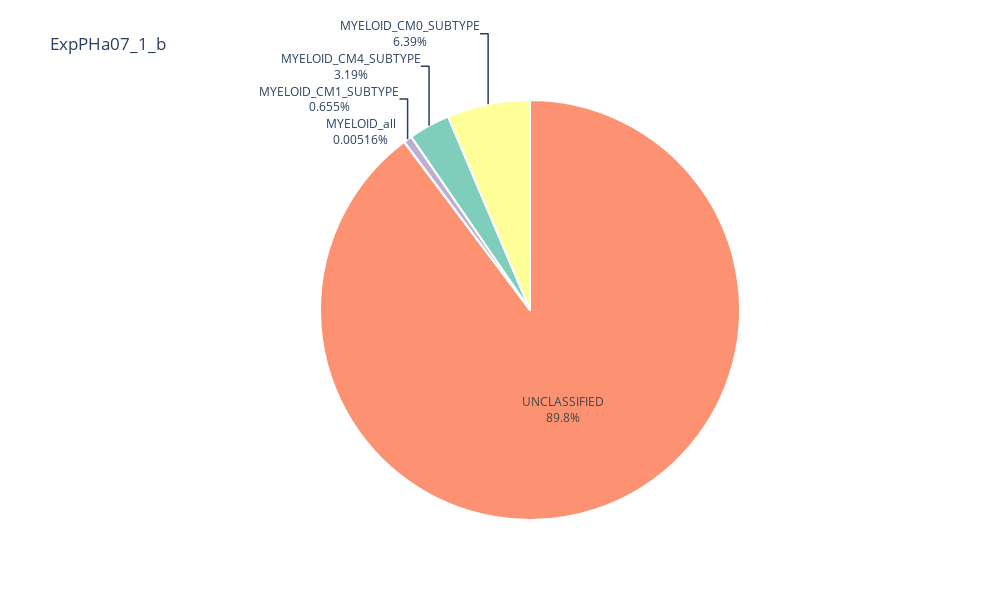

Source (notebook cell):
### Code cell
d = data.loc[data['Image_Location'] == 'ExpPHa07_1_b']
d.groupby('Classification').size()

colors = ['#fc9272','#ffff99', '#7fcdbb', '#beaed4', '#7fc97f']
labels = d['Classification'].unique()
values = d['Classification'].value_counts(dropna=False)

fig = go.Pie(labels=labels, values=values, marker=dict(colors=colors, line=dict(color='#FFF', width=2)),
               domain={'x': [0.0, 1], 'y': [0.0, 1]}, showlegend=False, name='Count of Cell types', textinfo='label+percent')
    

layout = go.Layout(height = 600,
                   width = 1000,
                   autosize = False,
                   title = 'ExpPHa07_1_b')




fig = go.Figure(data = fig, layout = layout)
fig

### Figure 1 — Plotly figure (JSON) as saved in the notebook; plotly's stock layout.template omitted (floating-point values rounded to 4 significant figures)
{"data": [{"domain": {"x": [0, 1], "y": [0, 1]}, "labels": ["UNCLASSIFIED", "MYELOID_CM0_SUBTYPE", "MYELOID_CM4_SUBTYPE", "MYELOID_CM1_SUBTYPE", "MYELOID_all"], "marker": {"colors": ["#fc9272", "#ffff99", "#7fcdbb", "#beaed4", "#7fc97f"], "line": {"color": "#FFF", "width": 2}}, "name": "Count of Cell types", "showlegend": false, "textinfo": "label+percent", "type": "pie", "values": [17407, 1239, 618, 127, 1]}], "layout": {"autosize": false, "height": 600, "title": {"text": "ExpPHa07_1_b"}, "width": 1000}}
